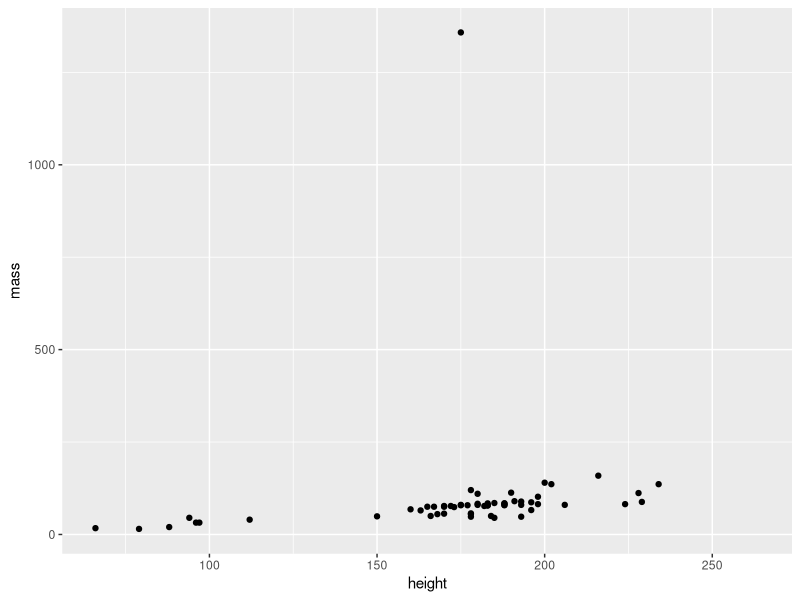
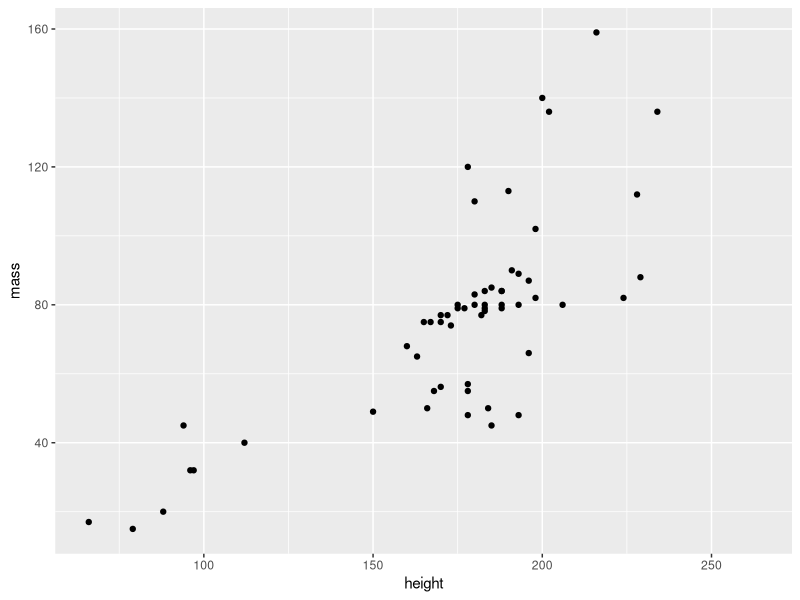
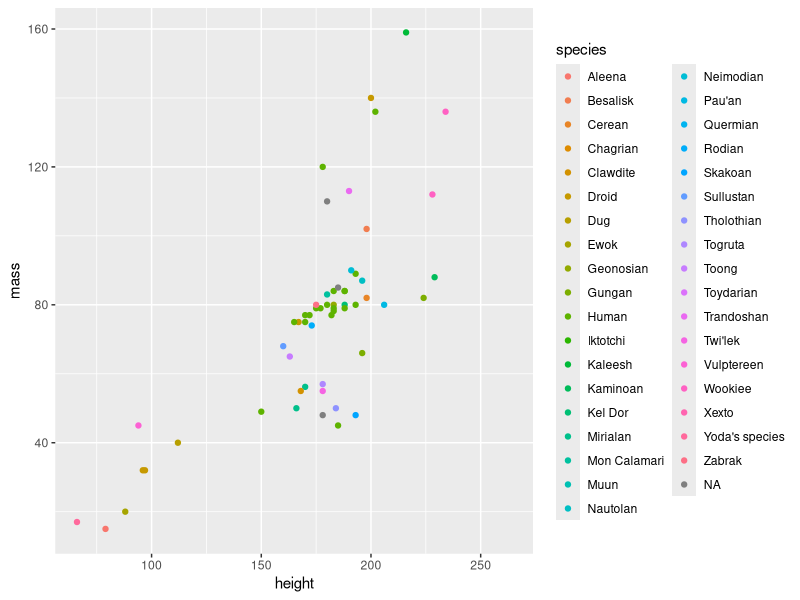
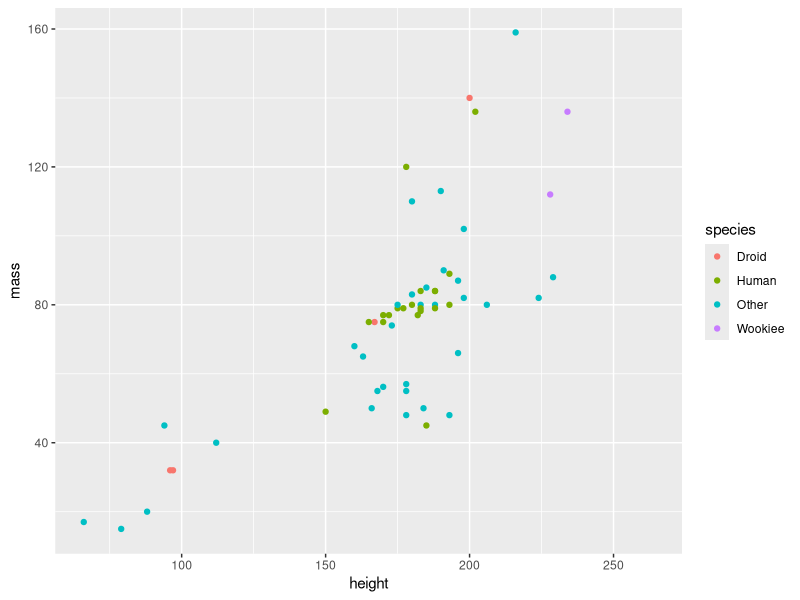
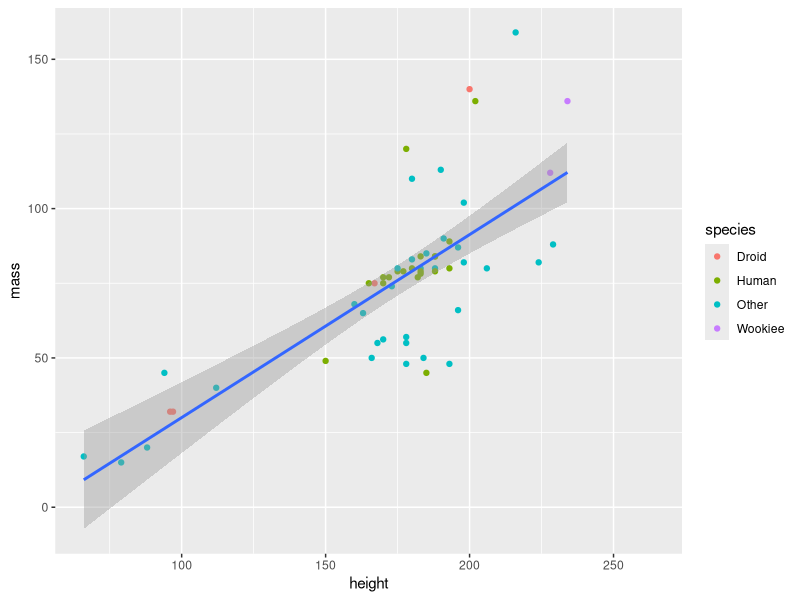
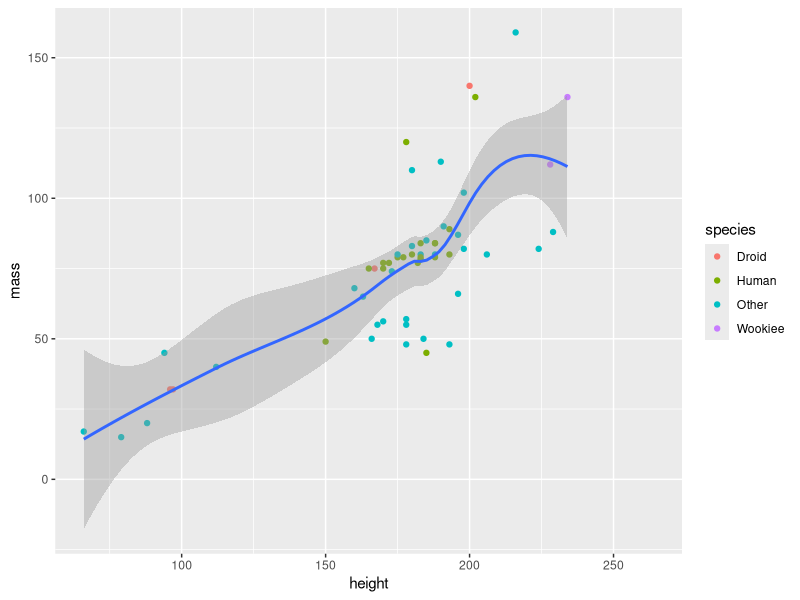
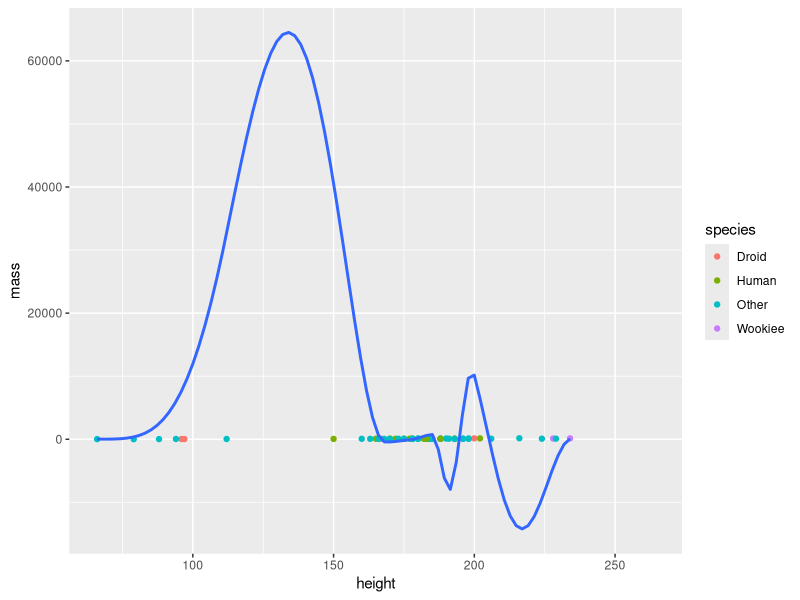
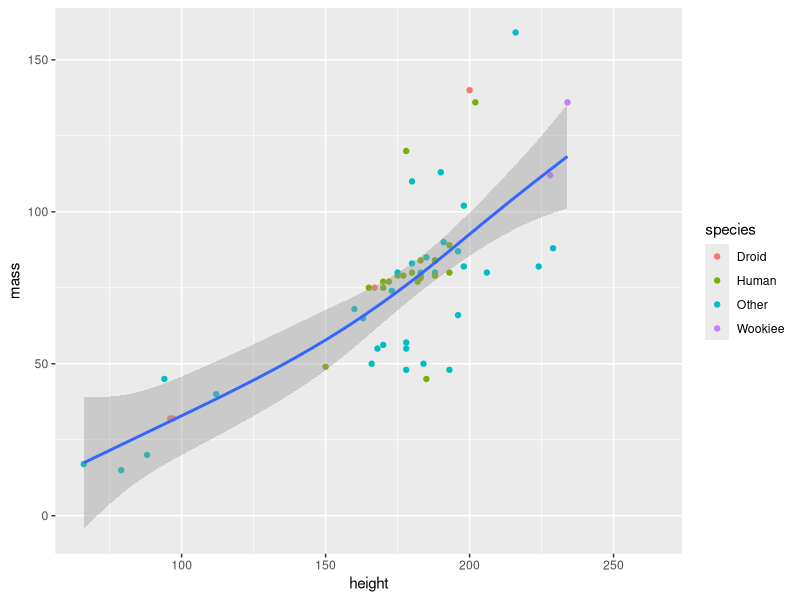

Generate these figures, in order, with R:
## ---- chunk 1
library(tidyverse)
## ---- chunk 2
data(starwars)
head(starwars)
## ---- chunk 3
starwars |> 
  ggplot(aes(x = height, y = mass )) +
  geom_point()
## ---- chunk 4
starwars |> 
  dplyr::arrange(
    dplyr::desc(mass)
  )
## ---- chunk 5
starwars |> 
  dplyr::filter(name != "Jabba Desilijic Tiure") |> 
  ggplot(aes(x = height, y = mass )) +
  geom_point()
## ---- chunk 6
starwars |> 
  dplyr::filter(name != "Jabba Desilijic Tiure") |> 
  ggplot(aes(x = height, y = mass )) +
  geom_point(aes(color = species ))
## ---- chunk 7
p1 <- starwars |> 
  dplyr::filter(name != "Jabba Desilijic Tiure") |> 
  dplyr::mutate(species = dplyr::case_when(
    species %in% c("Human", "Droid", "Wookiee") ~ species,
    .default = "Other"
  )) |> 
  ggplot(aes(x = height, y = mass )) +
  geom_point(aes(color = species ))
p1
## ---- chunk 8
p1 +
  geom_smooth(method = "lm")
## ---- chunk 9
p1 +
  geom_smooth(method = "loess")
## ---- chunk 10
p1 +
  geom_smooth(formula = y ~ x + I(x^2))
## ---- chunk 11
p2 <- p1 +
  geom_smooth(method = "gam")
p2
## ---- chunk 12
m_hgt <-  mean(starwars[ starwars$name != "Jabba Desilijic Tiure", ]$height, na.rm = TRUE)

p3 <- p2 + 
  geom_vline(xintercept = m_hgt, linetype = "dashed", size = 1)
p3
## ---- chunk 13
m_wgt <- mean(starwars[ starwars$name != "Jabba Desilijic Tiure", ]$mass, na.rm = TRUE)

p4 <- p3  +
  geom_hline(yintercept = m_wgt, linetype = "dashed", size = 1)
p4
## ---- chunk 14
starwars2 <- starwars %>%
  mutate(species_cat = ifelse(species %in% c("Human", "Droid", "Wookiee"), species, "Other")) %>%
  filter(mass < 200) %>%
  select(name, height, mass, species_cat) %>%
  pivot_longer(
    cols = c(height, mass)
    , names_to = "measure"
    , values_to = "value"
  ) 

starwars_desc <- starwars2 %>%
  group_by(species_cat, measure) %>%
  summarize_at(vars(value), lst(mean, sd), na.rm = T) %>%
  ungroup()
starwars_desc
## ---- chunk 15
starwars_desc |> 
  ggplot(aes(x = species_cat, y = mean, fill = species_cat)) +
  geom_col(color="black") +
  facet_wrap(~ measure)
## ---- chunk 16
starwars_desc |> 
  ggplot(aes(x = species_cat, y = mean, fill = species_cat)) +
  geom_col(color="black") +
  geom_errorbar(aes(ymin = mean - sd, ymax = mean + sd), width = 0.2) +
  facet_wrap(~ measure)
## ---- chunk 17
starwars_desc |> 
  ggplot(aes(x = species_cat, y = mean, fill = species_cat)) +
  geom_col(color="black") +
  geom_errorbar(aes(ymin = mean - sd, ymax = mean + sd), width = 0.2) +
  geom_jitter(data = starwars2, 
              aes(x = species_cat, y = value, color = species_cat), 
              height = 0) +
  facet_wrap(~ measure)
  
## ---- chunk 18
starwars_desc |> 
  ggplot(aes(x = species_cat, y = mean, fill = species_cat)) +
  geom_col(color="black") +
  geom_errorbar(aes(ymin = mean - sd, ymax = mean + sd), width = 0.2) +
  geom_jitter(data = starwars2, 
              aes(x = species_cat, y = value, fill = species_cat),
              shape = 21, 
              color = "black", 
              alpha = 0.7, 
              height = 0) +
  facet_wrap(~ measure)
## ---- chunk 19
starwars2 |> 
  ggplot(aes(x = value, y = species_cat) ) +
  geom_boxplot(aes(fill = species_cat)) +
  theme(legend.position = "none") +
  facet_wrap(~ measure)
## ---- chunk 20
starwars2 |> 
  ggplot(aes(x = value, fill = species_cat) ) +
  geom_histogram(color = "black") +
  facet_grid(measure ~ species_cat) +
  theme(legend.position = "none")
  
## ---- chunk 21
facet_labels <- c(
  "mass" = "Mass (kg)",
  "height" = "Height (cm)"
)


p5 <- starwars_desc |> 
  ggplot(aes(x = species_cat, y = mean, fill = species_cat)) +
  geom_col(color="black") +
  geom_errorbar(aes(ymin = mean - sd, ymax = mean + sd), width = 0.2) +
  geom_jitter(data = starwars2, 
              aes(x = species_cat, y = value, fill = species_cat),
              shape = 21, 
              color = "black", 
              alpha = 0.7, 
              height = 0) +
  facet_wrap(~ measure, scales = "free",
             labeller = labeller(measure = facet_labels))

p5 + 
  labs(
    title = "Height and weight mean and distribution by species",
    x = "Species",
    y = "Mean Value",
    fill = "Species" 
  ) + 
  theme_bw() +
  theme(
    axis.text = element_text(face = "bold"),
    axis.title = element_text(face = "bold", size = rel(1.4)),
    plot.title = element_text(face = "bold", hjust = 0.5, size = rel(1.4)), 
    legend.position = "none",
    strip.background = element_rect(fill = "black"),
    strip.text = element_text(color = "white", face = "bold"),
    legend.title = element_text(face = "bold")
  ) 
